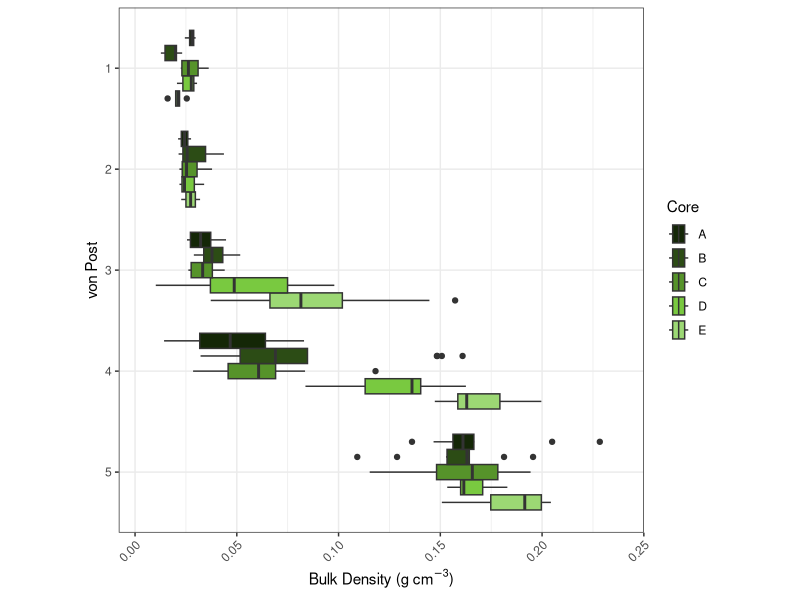
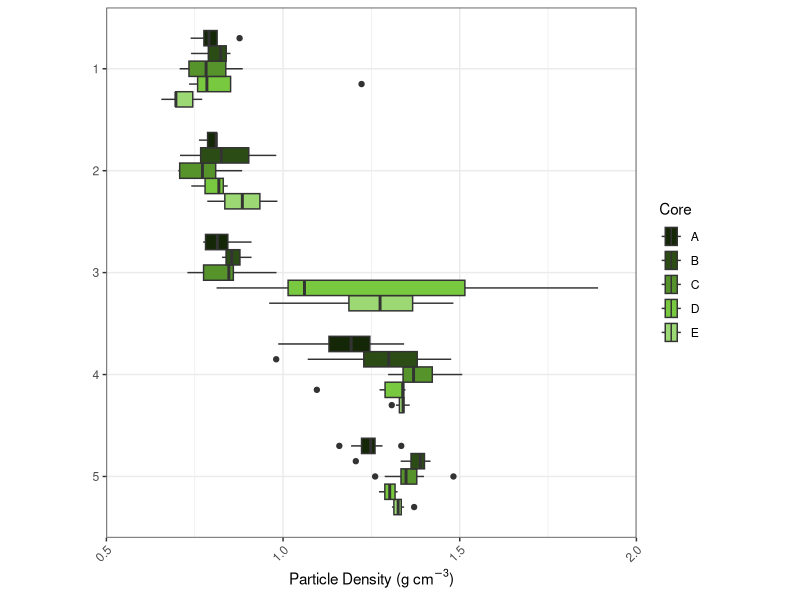
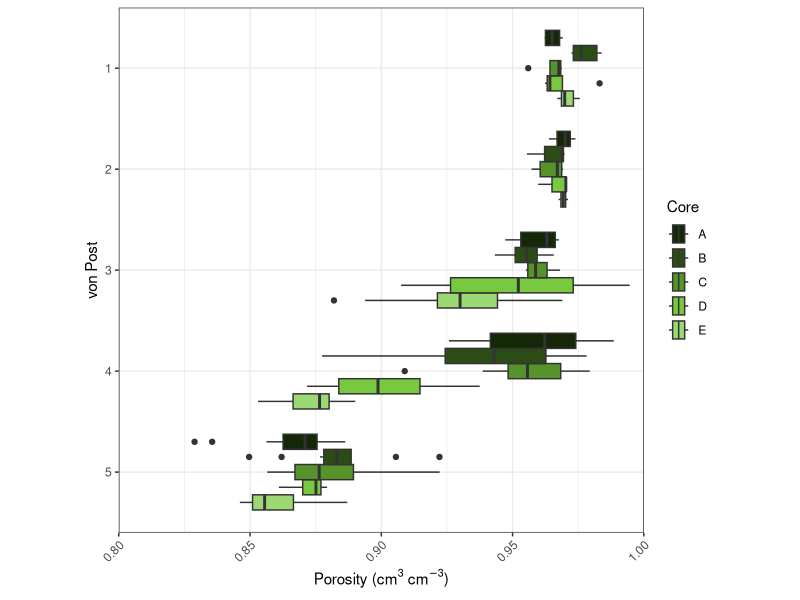
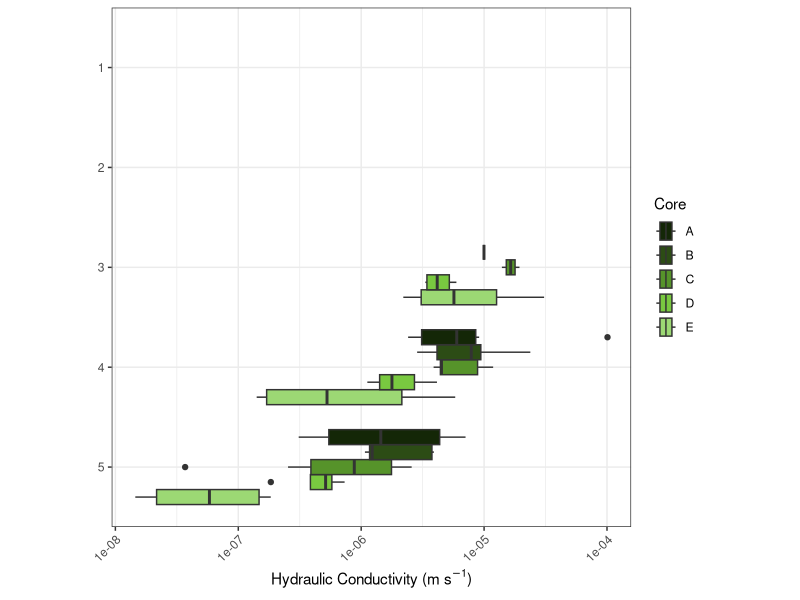
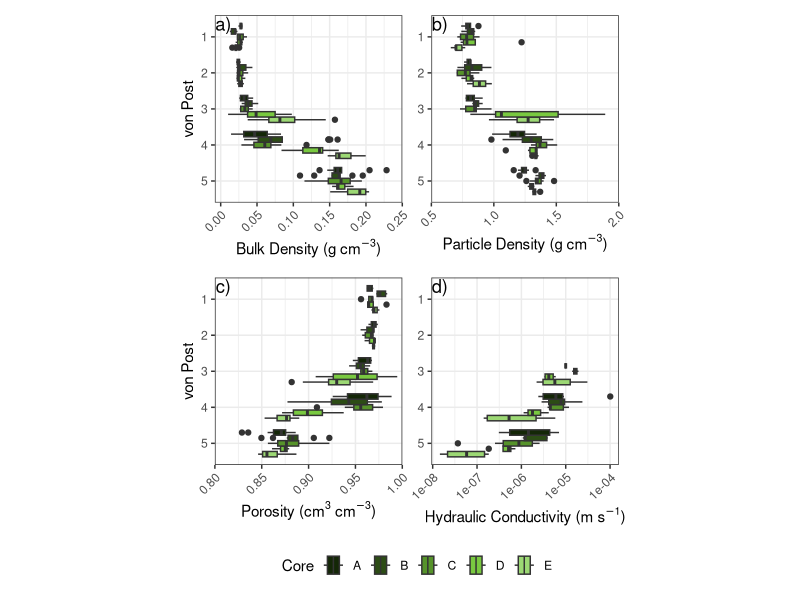
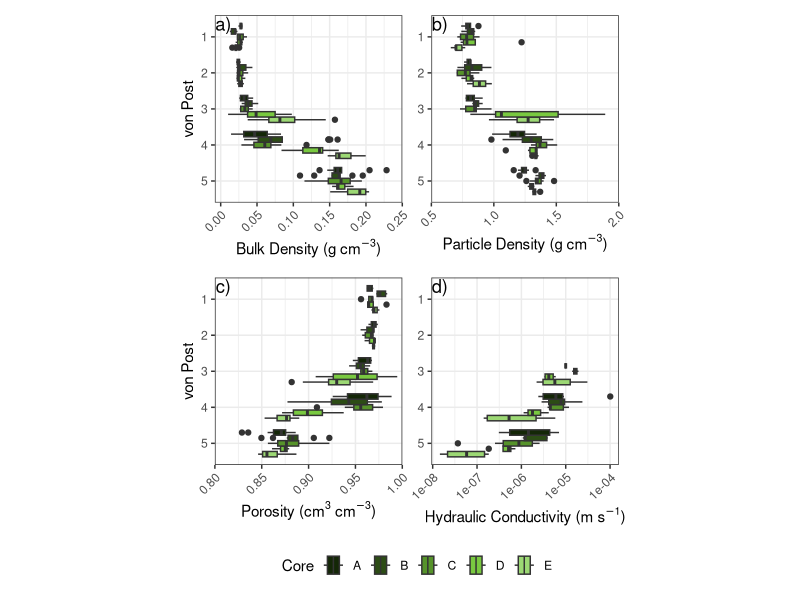

The R script that drew these images, in order:
#' # Load Libraries

library(tidyverse)
library(patchwork)

#' # Read in data 
data <- read_csv("Ksat data.csv") %>%
  mutate(mid_depth = mid_depth -2.5) %>%
  right_join(read_csv("Data.csv"), by = join_by(mid_depth, bucket)) %>%
  pivot_longer(cols = c("particle_density_g_cm3", "bulk_density_g_cm3", "porosity", "K_sat"), names_to = "parameter", values_to = "value")

greens <- c("#9CD874", "#79C940", "#56932A", "#2C4C15", "#142707") %>%
  set_names(rev(LETTERS[1:5]))
#greens <- colorspace::sequential_hcl(palette = "Greens 2", n = 5)


bd <- ggplot(data = filter(data, !is.na(von_post_2), parameter == "bulk_density_g_cm3"), 
             aes(y = reorder(von_post_2, desc(von_post_2)), x = value, fill = fct_rev(bucket))) +
  geom_boxplot(position = position_dodge(preserve = "single")) +
  theme_bw() +
  scale_x_continuous(expand = c(0,0), limits = c(-0.008,0.25), breaks = seq(0, 0.25, 0.05)) +
  labs(y = "von Post", x = expression(paste("Bulk Density (", g~cm^{-3}, ")")), fill = "Core") +
  theme(axis.text.x = element_text(angle = 45, hjust = 1, vjust = 1), aspect.ratio = 1) +
  scale_fill_manual(values = greens, guide = guide_legend(reverse = TRUE)) 
bd

pd <- ggplot(data = filter(data, !is.na(von_post_2), parameter == "particle_density_g_cm3"), 
             aes(y = reorder(von_post_2, desc(von_post_2)), x = value, fill = fct_rev(bucket))) +
  geom_boxplot(position = position_dodge(preserve = "single")) +
  theme_bw() +
  scale_x_continuous(expand = c(0,0), limits = c(0.5,2), breaks = seq(0.5, 2, 0.5)) +
  labs(y = "von Post", x = expression(paste("Particle Density (", g~cm^{-3}, ")")), fill = "Core") +
  theme(axis.text.x = element_text(angle = 45, hjust = 1, vjust = 1), 
        aspect.ratio = 1,
        axis.title.y = element_blank()) +
  scale_fill_manual(values = greens, guide = guide_legend(reverse = TRUE)) 
pd

p <- ggplot(data = filter(data, !is.na(von_post_2), parameter == "porosity"), 
            aes(y = reorder(von_post_2, desc(von_post_2)), x = value,  fill = fct_rev(bucket))) +
  geom_boxplot(position = position_dodge(preserve = "single")) +
  theme_bw() +
  scale_x_continuous(expand = c(0,0), limits = c(0.8,1), breaks = seq(0.8, 1, 0.05)) +
  labs(y = "von Post", x = expression(paste("Porosity (", cm^{3}~cm^{-3}, ")")), fill = "Core") +
  theme(axis.text.x = element_text(angle = 45, hjust = 1, vjust = 1), aspect.ratio = 1) +
  scale_fill_manual(values = greens, guide = guide_legend(reverse = TRUE))
p

k <- ggplot(data = filter(data, !is.na(von_post_2), parameter == "K_sat"), 
            aes(y = reorder(von_post_2, desc(von_post_2)), x = value,  fill = fct_rev(bucket))) +
  geom_boxplot(position = position_dodge(preserve = "single")) +
  theme_bw() +
  scale_x_log10() +
  labs(y = "von Post", x = expression(paste("Hydraulic Conductivity (", m~s^{-1}, ")")), fill = "Core") +
  theme(axis.text.x = element_text(angle = 45, hjust = 1, vjust = 1), 
        aspect.ratio = 1,
        axis.title.y = element_blank()) +
  scale_fill_manual(values = greens, guide = guide_legend(reverse = TRUE))
k

p3 <- bd + pd + p + k+
  plot_layout(guides = 'collect', axes = "collect", axis_titles = "collect") + 
  plot_annotation(tag_levels = "a", tag_suffix = ")") &
  theme(legend.position = 'bottom', plot.tag.location = "panel", plot.tag.position = c(0.045,0.955))
p3

ggsave(plot = p3, filename = "Figure new_S.png", height = 170, width = 174, units = "mm", dpi = 600)
